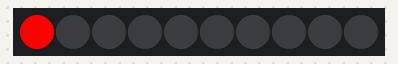
The sketch below on a simulated Arduino Mega 2560, built with avr-gcc and run on an emulated ATmega2560. Shown: 10 RGB LEDs in strip order, left to right. Random numbers use the default seed unless the sketch sets one.

Above: at 0.1 s.
At 12.1 s:
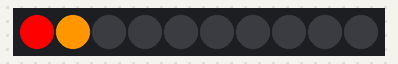
At 16.1 s:
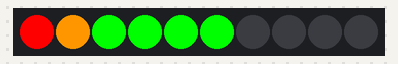
At 20.1 s:
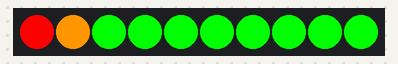
At 27.2 s:
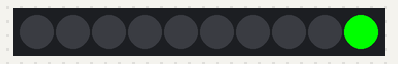
At 35.2 s:
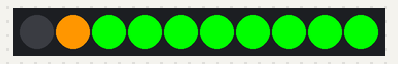

Measured:
- what the display in image 1 shows lasts 1.0 s, from 12.0 s to 13.0 s
- what the display in image 3 shows lasts 2.0 s, from 20.1 s to 22.1 s

The sketch:

Led_bar_with_lib.ino
```cpp
#include <Grove_LED_Bar.h>
Grove_LED_Bar bar(28, 29, 0, LED_BAR_10);
#define button 50
int button1 = 0;

void setup()
{
  bar.begin();
  pinMode(button, INPUT_PULLUP);
}

void loop()
{
  /*
  int read_button = digitalRead(button);
  if(read_button == 0)
  {
    button1++;
    delay(250);
  }
  bar.setLevel(button1);
  if(button1 == 10)
  {
    button1 = 0;
  }*/
  singleled();
  level();
  setled();
  randomled();
  reverseled();
  toggle();
  walk();
}
void singleled()
{
  /* bar.setLed(position led, 1=on/0=off) */
  // Turn all LEDs on
  for (int i = 1; i <= 10; i++)
  {
    bar.setLed(i, 1);
    delay(500);
  }
  // Turn all LEDs off
  for (int i = 1; i <= 10; i++)
  {
    bar.setLed(i, 0);
    delay(500);
  }
}

void level()
{
  /* bar.setLevel(min=0/max=10) */
  for (int i = 0; i <=10; i++)
  {
    bar.setLevel(i);
    delay(1000);
  }
}

void setled()
{
  // Turn on LEDs with binary
  // LEDs color     green        yellow  red
  // LEDs position     10 9 8 7 6 5 4 3 2 1
  // Binary          0b 1 1 1 1 1 1 1 1 1 1 = 0x3FF (HEX)
  bar.setBits(0x3ff);
  delay(1000);
  bar.setBits(0x0); // Turn off all LEDs
  delay(1000);
  bar.setBits(0b0000000001); // Turn on LED 1
  delay(1000);
  bar.setBits(0x155); // Turn on LEDs 1, 3, 5, 7, 9 (0x155 = 0b0101010101)
  delay(1000);
  bar.setBits(0x2AA); // Turn on LEDs 2, 4, 6, 8, 10(0x2AA = 0b1010101010)
  delay(1000);
}

void randomled()
{
  // Display a random value between 0 (all LEDs off) and 1023 (all LEDs on)
  bar.setBits(random(1024));
  delay(50);
}

void reverseled()
{
  bar.setGreenToRed(1); // Swich to green to red
  level();
  bar.setGreenToRed(0); // Switch back to red to green
  level();
}

void toggle()
{
  bar.toggleLed(3); // Turn off LED 3
  delay(1000);
  bar.toggleLed(3); // Turn on LED 3
  delay(1000);
}

void walk()
{
  // 0 = 0x0 = all 10 LEDs turned off
  // 1023 = 0x3FF = all 10 LEDs lit up
  for (int i = 0; i <= 1023; i++)
  {
    bar.setBits(i);
    delay(50);
  }
}
```
